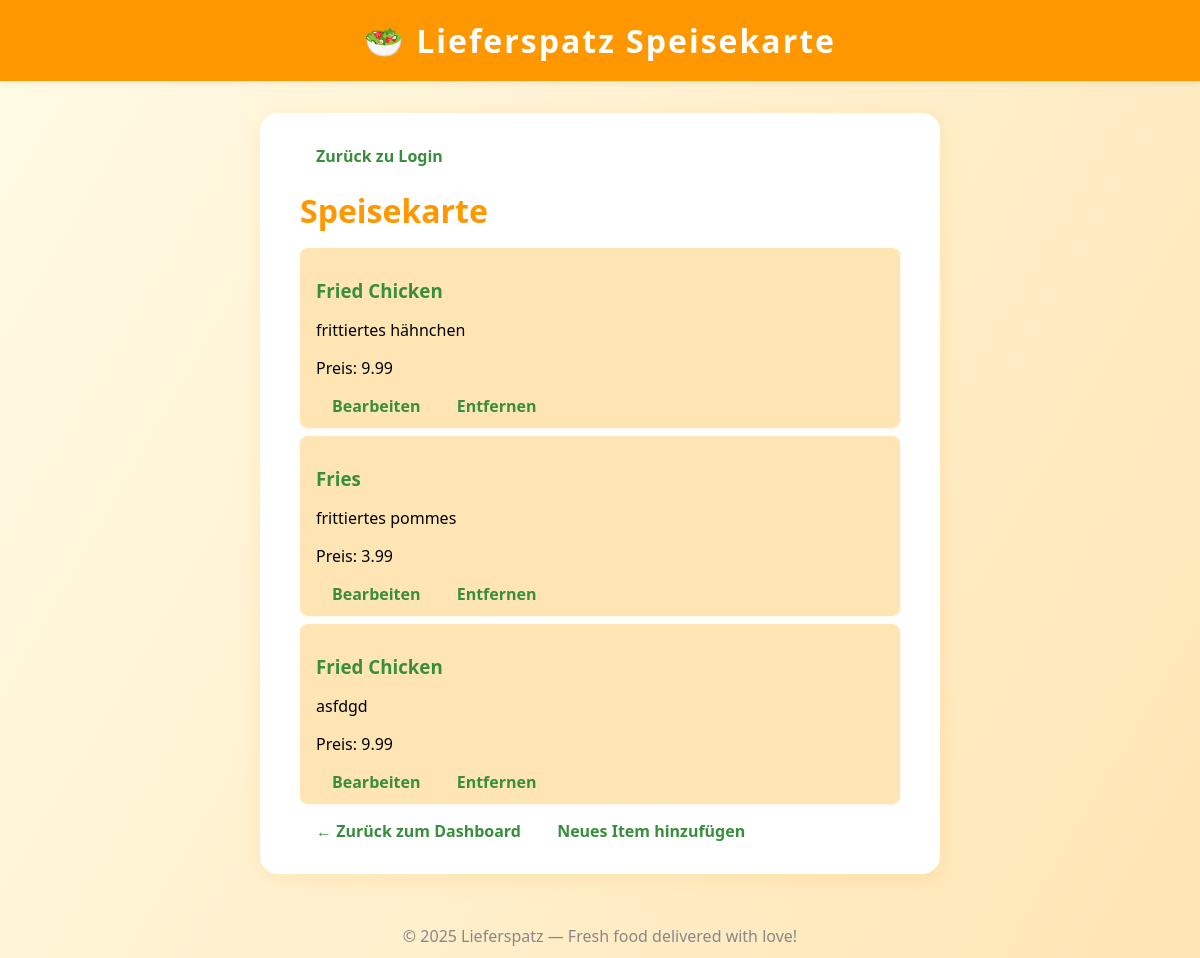
Page /menu (signed in) on the earlier database version.
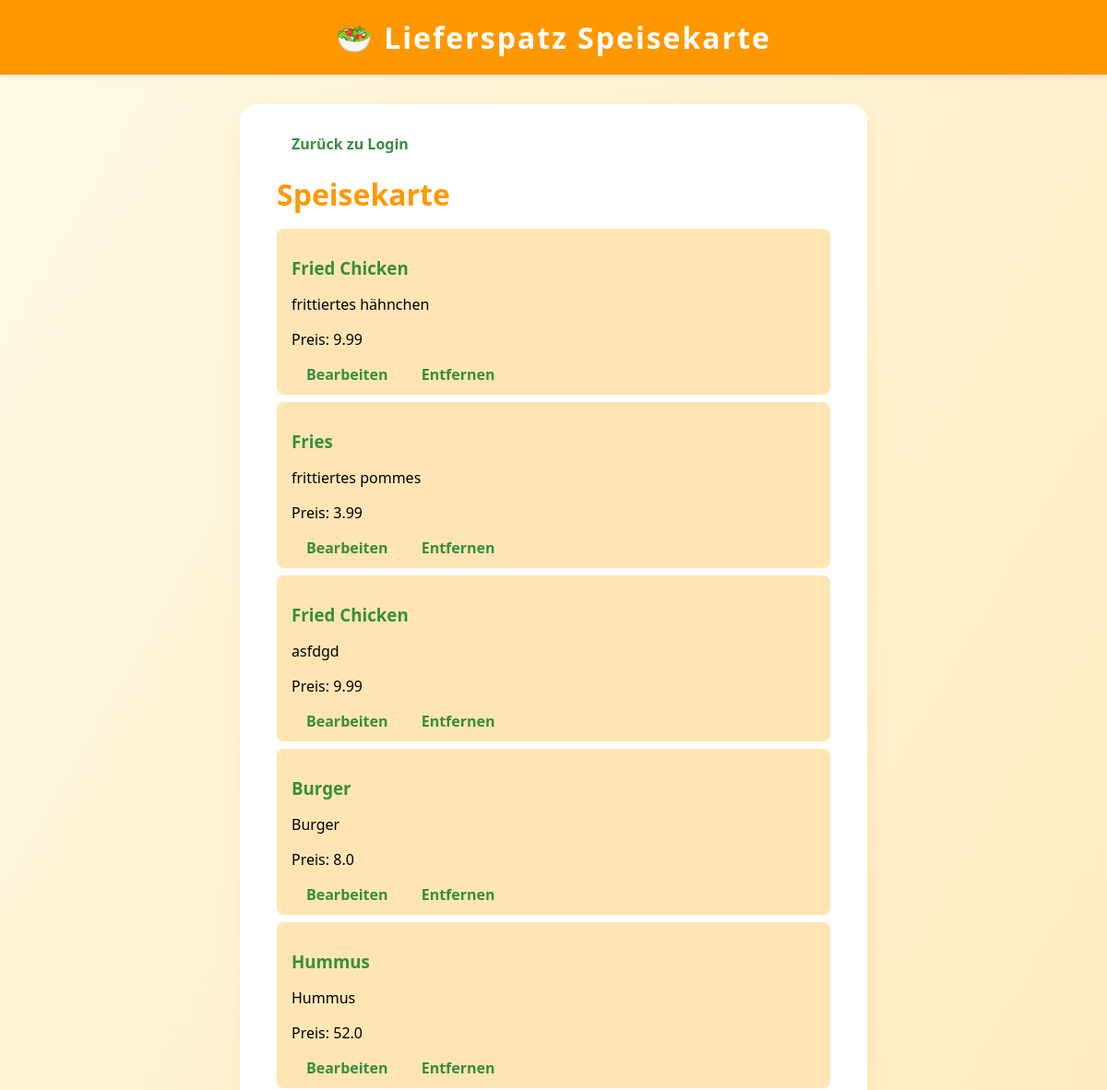
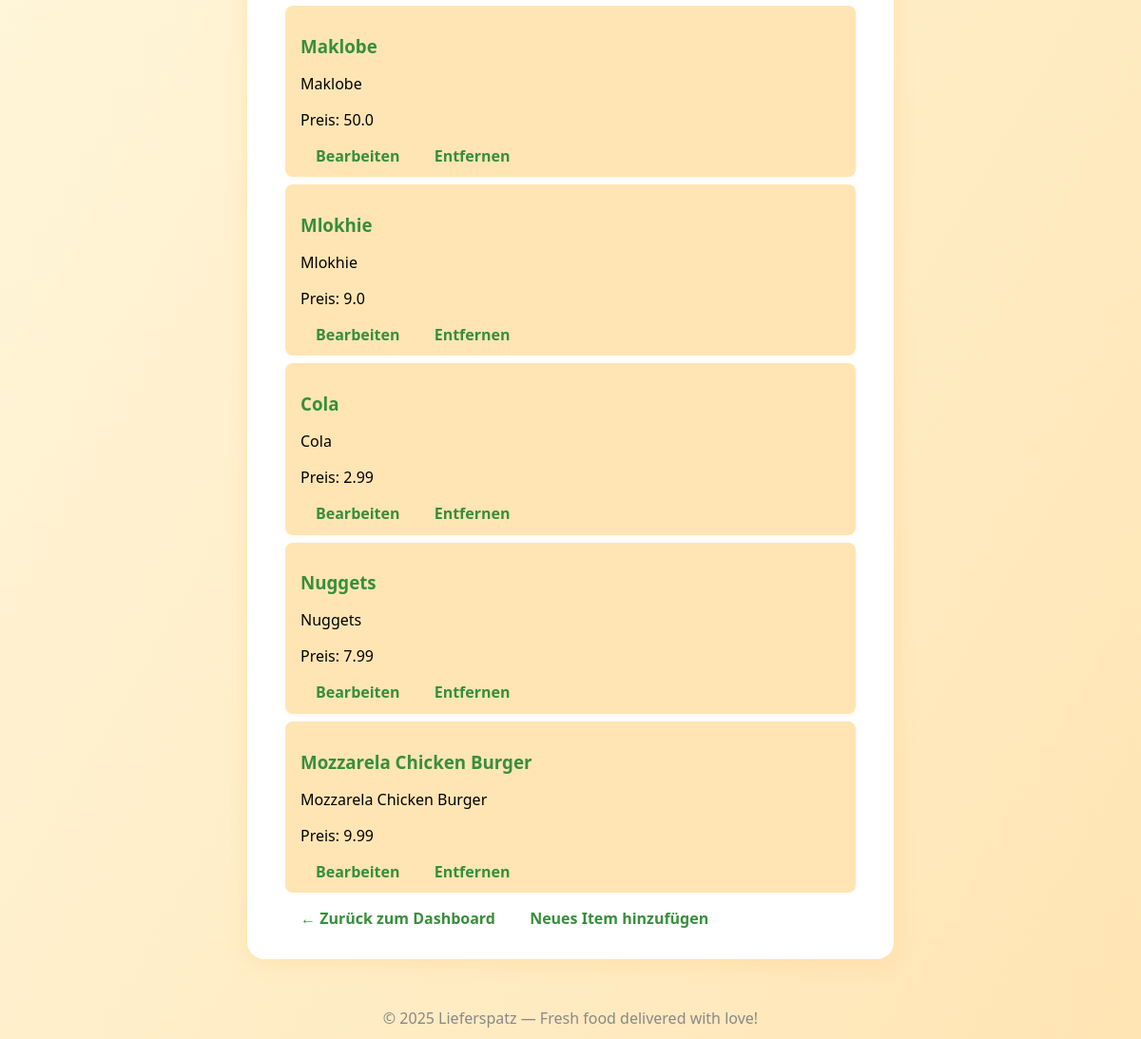
Same page on the later database version (2 pictures, top to bottom).
### tables this page shows
CREATE TABLE MenuItems (
        id INTEGER PRIMARY KEY,
        restaurant_id INTEGER NOT NULL,
        name TEXT NOT NULL,
        description TEXT,
        price FLOAT NOT NULL,
        image_path TEXT,
        FOREIGN KEY(restaurant_id) REFERENCES Restaurants(id)
    );

### app.py (the view)
@app.route('/menu', methods=['GET'])
def view_menu():
    if session.get('restaurant_id'):
        restaurant_id = session['restaurant_id']
        conn = sqlite3.connect('mydatabase.db')
        cursor = conn.cursor()
        cursor.execute("SELECT * FROM MenuItems WHERE restaurant_id=?", (restaurant_id,))
        menu_items = cursor.fetchall()
        print(f"Retrieved menu items: {menu_items}")
        conn.close()
        return render_template('view_menu.html', menu_items=menu_items)
    return redirect(url_for('login_restaurant'))

### templates/view_menu.html (shortened to what this page needs)
<!DOCTYPE html>
<html lang="en">
<head>
</head>
<body>
    <div class="header">🥗 Lieferspatz Speisekarte</div>
    <div class="container">
        <a href="{{ url_for('login_restaurant') }}">Zurück zu Login</a>
        <h1>Speisekarte</h1>
        {% if menu_items %}
            <ul>
                {% for item in menu_items %}
                    <li>
                        <h3>{{ item[2] }}</h3>
                        <p>{{ item[3] }}</p>
                        <p>Preis: {{ item[4] }}</p>
                        <a class="edit-link" href="{{ url_for('edit_menu_item', item_id=item[0]) }}">Bearbeiten</a>
                        <a class="remove-link" href="{{ url_for('remove_menu_item', item_id=item[0]) }}">Entfernen</a>
                    </li>
                {% endfor %}
            </ul>
        {% else %}
            <p>Die Speisekarte ist derzeit leer.</p>
        {% endif %}
        <a href="{{ url_for('dashboard_restaurant') }}">&#8592; Zurück zum Dashboard</a>
        <a href="{{ url_for('add_menu_item') }}">Neues Item hinzufügen</a>
    </div>
    <div class="footer">&copy; 2025 Lieferspatz &mdash; Fresh food delivered with love!</div>
</body>
</html>

### templates/view_menu.html (style rules this page uses)
body { background: linear-gradient(120deg, #fffbe6 0%, #ffe5b4 100%); font-family: 'Segoe UI', Arial, sans-serif; margin: 0; }
.header { background: #ff9800; color: #fff; padding: 1.2rem 0; text-align: center; font-size: 2rem; font-weight: bold; letter-spacing: 2px; box-shadow: 0 2px 8px rgba(0,0,0,0.07); }
.container { max-width: 600px; margin: 2rem auto; background: #fff; border-radius: 18px; box-shadow: 0 4px 24px rgba(255,152,0,0.12); padding: 2rem 2.5rem; }
h1 { color: #ff9800; margin-bottom: 0.5rem; }
h3 { color: #388e3c; margin-bottom: 0.2rem; }
a { color: #388e3c; text-decoration: none; font-weight: bold; margin: 0 1rem; }
ul { list-style: none; padding: 0; }
li { background: #ffe5b4; margin: 0.5rem 0; padding: 0.7rem 1rem; border-radius: 8px; box-shadow: 0 1px 4px rgba(255,152,0,0.07); }
.footer { text-align: center; color: #888; padding: 1.2rem 0 0.7rem 0; font-size: 1rem; }

Differences in the rows shown:
added MenuItems: name "Burger", description "Burger", price "8.0"
added MenuItems: name "Hummus", description "Hummus", price "52.0"
added MenuItems: name "Maklobe", description "Maklobe", price "50.0"
added MenuItems: name "Mlokhie", description "Mlokhie", price "9.0"
added MenuItems: name "Cola", description "Cola", price "2.99"
added MenuItems: name "Nuggets", description "Nuggets", price "7.99"
added MenuItems: name "Mozzarela Chicken Burger", description "Mozzarela Chicken Burger", price "9.99"
